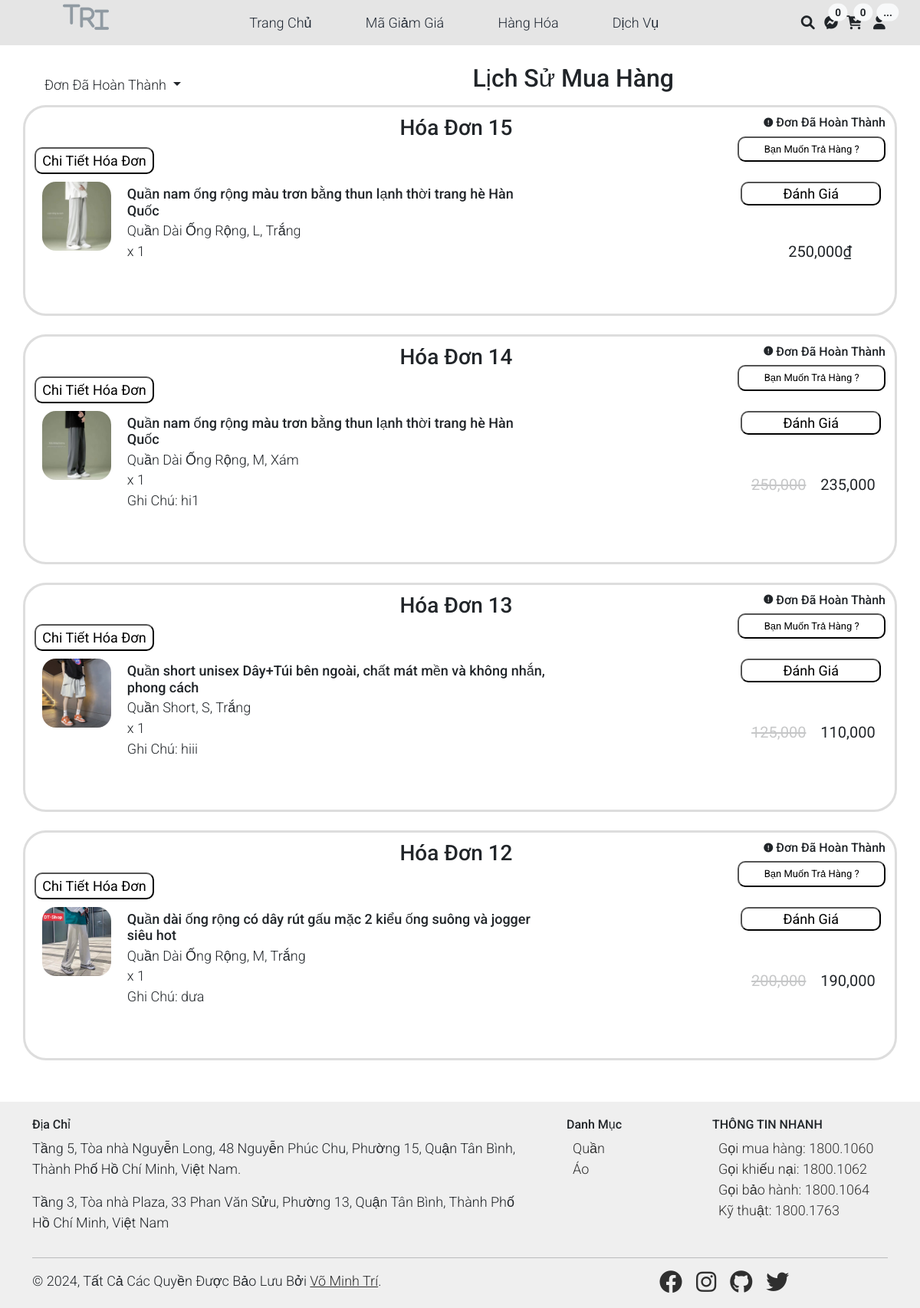
/index.php?action=user&act=trangthai&tt=2 (signed in), run on the app's committed database.
### tables this page shows
CREATE TABLE `hoadon` (
  `masohd` int(11) NOT NULL,
  `makh` int(11) NOT NULL,
  `ngaydat` date NOT NULL,
  `tongtien` int(11) NOT NULL,
  `tienship` float NOT NULL,
  `vouchership` float NOT NULL,
  `voucherhanghoa` float NOT NULL,
  `ghichu` varchar(120) NOT NULL,
  `tenkh` varchar(110) NOT NULL,
  `diachi` text NOT NULL,
  `sodienthoai` varchar(110) NOT NULL
);

### Model/connect.php (called while the page is built, shortened)
<?php
    class connect{
        var $db=null;
        function __construct(){
            $dsn='mysql:host=localhost;dbname=shopdo';
            $user='root';
            $pass='';
            try {
                $this->db=new PDO($dsn,$user,$pass,array(PDO::MYSQL_ATTR_INIT_COMMAND=>'SET NAMES utf8'));
            } catch (\Throwable $th) {
                echo "Kết nối không thành công";
                echo $th;
            }
        }
        function getList($select){
            $result=$this->db->query($select);
            return $result;
        }
        function getInstance($select){
            $results=$this->db->query($select);
            $result=$results->fetch();
            return $result;
        }
    }
?>

### Model/user.php (called while the page is built, shortened)
<?php
class user
{
    function selectLoaiDon($makh, $trangthai)
    {
        $db = new connect();
        $select = "select distinct * from hoadon a, cthoadon b where a.masohd=b.masohd and b.trangthai=$trangthai and a.makh=$makh order by a.masohd desc";
        $result = $db->getList($select);
        return $result;
    }
    function selectTinNhanChuaXem($makh)
    {
        $db = new connect();
        $select = "select a.*,b.username from tinnhan a, khachhang b where a.makh=b.makh and a.idnv!=0 and a.makh=$makh and daxem=0 order by a.idtinnhan asc";
        $result = $db->getList($select);
        return $result;
    }
}

### Model/giohang.php (called while the page is built, shortened)
<?php
class giohang
{
    function getGioHang($makh)
    {
        $db = new connect();
        $select = "SELECT DISTINCT
                    a.mahh,
                    a.soluongmua,
                    a.idsize,
                    a.idmau,
                    b.tenhh,
                    c.dongia,
                    c.giamgia,
                    c.hinh,
                    c.soluongton,
                    d.mausac,
                    s.size
                FROM
                    giohang a
                    INNER JOIN hanghoa b ON a.mahh = b.mahh
                    INNER JOIN cthanghoa c ON a.mahh = c.idhanghoa AND a.idsize = c.idsize and c.hienthi=0 AND a.idmau = c.idmau
                    INNER JOIN khachhang e ON a.makh = e.makh
                    INNER JOIN mausac d ON a.idmau = d.idmau
                    INNER JOIN sizegiay s ON a.idsize = s.idsize
                WHERE
                    a.makh = $makh
                ORDER BY
                    a.mahh,
                    a.idsize;
                ";
        $result = $db->getList($select);
        return $result;
    }
}

### Model/hanghoa.php (called while the page is built, shortened)
<?php
class hanghoa
{
    function GetHangHoaDanhGia($id, $makh)
    {
        $db = new connect();
        $select = "select distinct * from hoadon a, cthoadon b, khachhang c, comment d WHERE a.masohd = b.masohd and d.idkh=c.makh and d.idhanghoa=b.mahh and c.makh=$makh and b.mahh = $id";
        $result = $db->getInstance($select);
        return $result;
    }
}

### View/headder.php (the view, shortened to what this page needs)
<nav class="navbar navbar-expand-lg navbar-light sticky-top">
    <div class="container d-flex justify-content-between align-items-center">
        <a class="nav-icon position-relative text-decoration-none" href="index.php?action=dichvu">
            <ul class="chudau h1">
                <li class="bachudau"><i class="fa-sharp fa-solid fa-t fa-sm"></i></li>
                <li class="bachudau"><i class="fa-sharp fa-solid fa-r fa-lg"></i></li>
                <li class="bachudau"><i class="fa-sharp fa-solid fa-i fa-2xl"></i></li>
            </ul>
        </a>
        <div class="align-self-center collapse navbar-collapse flex-fill  d-lg-flex justify-content-lg-between" id="templatemo_main_nav">
            <div class="flex-fill">
                <ul class="nav navbar-nav d-flex justify-content-between mx-lg-auto">
                    <li class="nav-item">
                        <a class="nav-link" href="index.php?action=home">Trang Chủ</a>
                    </li>
                    <li class="nav-item">
                        <a class="nav-link" href="index.php?action=voucher">Mã Giảm Giá</a>
                    </li>
                    <li class="nav-item">
                        <a class="nav-link" href="index.php?action=sanpham&act=sanpham">Hàng Hóa </a>
                    </li>
                    <li class="nav-item">
                        <a class="nav-link" href="index.php?action=dichvu">Dịch Vụ</a>
                    </li>
                </ul>
            </div>
            <div class="navbar align-self-center d-flex">
                <form action="index.php?action=sanpham&act=timkiem" method="post">
                    <a class="icon-container">
                        <i class="fa fa-fw fa-search text-dark icon material-icons"></i>
                    </a>
                </form>
                <a class="icon-container" href="index.php?action=tinnhan&act=tinnhan">
                    <i class="fa-brands fa-facebook-messenger text-dark"></i>
                    <span class="position-absolute top-0 left-100 translate-middle badge rounded-pill bg-light text-dark">
                        <?php
                        $kh = new user();
                        if (isset($_SESSION['makh'])) {
                            $makh = $_SESSION['makh'];
                        } else {
                            $makh = 0;
                        }
                        $a = $kh->selectTinNhanChuaXem($makh)->rowCount();
                        echo $a != 0 ? $a : '0'
                        ?>
                    </span>
                </a>
                <a class="nav-icon position-relative text-decoration-none" href="index.php?action=giohang">
                    <i class="fa fa-fw fa-cart-arrow-down text-dark"></i>
                    <span class="position-absolute top-0 left-100 translate-middle badge rounded-pill bg-light text-dark">
                        <?php
                        if (isset($_SESSION['makh'])) {
                            $gh = new giohang();
                            $giohang = $gh->getGioHang($_SESSION['makh'])->rowcount();
                            echo $giohang;
                        } else {
                            echo 0;
                        }
                        ?>
                    </span>
                </a>
                <div class="yt-spec-button-shape-next__icon" aria-hidden="true">
                    <i class="fa fa-fw fa-user text-dark"></i>
                    <span class="position-absolute left-10 translate-middle badge rounded-pill bg-light text-dark">...</span>
                </div>
            </div>
        </div>
    </div>
</nav>

### View/lichsumuahang.php (shortened to what this page needs)
<?php
if (isset($_SESSION['masohd']) && !empty($_SESSION['masohd']) && $_SESSION['masohd'] != 0) {
    $kh = new user();
    if (isset($_GET['act']) && $_GET['act'] == 'trangthai') {
        $lsmuahang = $kh->selectLoaiDon($_SESSION['makh'], $_GET['tt']);
        $tong = $kh->selectLoaiDon($_SESSION['makh'], $_GET['tt'])->rowCount();
    } else {
        $lsmuahang = $kh->LichSuMuaHang($_SESSION['makh']);
        $tong = 1;
    }
    $previous_masohd = null;
    $firstItem = true;
    $firstOrder = true;
    $trangthai = '';
?>
    <div class="d-flex align-items-center mt-4">
        <div class="col-3">
            <div class="nav-item dropdown text-start col-7">
                <a class="nav-link dropdown-toggle text-dark" href="#" id="dropdownId" data-toggle="dropdown" aria-haspopup="true" aria-expanded="false">
                    <?php
                    echo isset($_GET['tt']) ? ($_GET['tt'] == 0 ? 'Đơn Chờ Xác Nhận' : ($_GET['tt'] == 1 ? 'Đơn Đang Được Giao' : ($_GET['tt'] == 2 ? 'Đơn Đã Hoàn Thành' : ($_GET['tt'] == 3 ? 'Đơn Đã Bị Hủy' : ($_GET['tt'] == 4 ? 'Đợi Đổi/Trả Hàng' : 'Đổi Trả Hàng Thành Công'))))) : 'Danh Sách';
                    ?>
                </a>
            </div>
        </div>
        <div class="col-6 text-end">
            <h2 class=" mb-3 text-xxl-center">Lịch Sử Mua Hàng</h2>
        </div>
    </div>
    <?php
    if ($tong > 0) {
        while ($set = $lsmuahang->fetch()) :
            if ($set['trangthai'] == 2) {
                $trangthai = 'Đơn Đã Hoàn Thành';
            }
            if ($set['masohd'] !== $previous_masohd) {
                if (!$firstItem && !$firstOrder) {
                    echo '
                    </div>';
                }
                if (!$firstOrder) {
                    echo '    <div class="mt-4 text-end">
                    </div>
                    </div>';
                }
    ?>
                <div class="order-container mb-4 hoverlist">
                    <div class="d-flex">
                        <div class="col-7 pe-4">
                            <div class="col-12">
                                <h3 class="text-end"> Hóa Đơn <?php echo $set['masohd']; ?></h3>
                            </div>
                            <div class="col-12">
                                <form action="index.php?action=user&act=lichsuchitiet" method="post">
                                    <button class=" rounded-10px col-3 chitietdon p-05" type="submit">Chi Tiết Hóa Đơn</button>
                                </form>
                            </div>
                        </div>
                        <div class="col-5">
                            <div>
                                <h6 class="text-end"><i class="fa-solid fa-circle-exclamation fa-xs"> </i> <?php echo $trangthai; ?></h6>
                                <div class="text-end">
                                    <?php
                                    if ($set['trangthai'] == 2) {
                                    ?>
                                        <a href="index.php?action=user&act=trahang&masohd=<?php echo $set['masohd']; ?>" class="col-6 fs13 user">
                                            <button class="col-5 xacnhandon rounded-10px" type="button">
                                                Bạn Muốn Trả Hàng ?
                                            </button>
                                        </a> <?php } ?>
                                </div>
                            </div>
                        </div>
                    </div>
                <?php
                echo '<div class="order-item"> ';
                $firstItem = true;
                $firstOrder = false;
            }
                ?>
                <div class="item-image col-1">
                    <img src="Content/imagetourdien/<?php echo $set['hinh']; ?>" alt="Product Image" class="rounded-20">
                </div>
                <div class="item-details col-6">
                    <h3 class="item-name"><?php echo $set['tenhh'] ?>
                        <p class="item-name"> <?php echo $set['loai'] ?>, <?php echo $set['size'] ?>, <?php echo $set['mausac'] ?></p>
                        <p class="item-quantity">x <?php echo $set['soluongmua'] ?></p>
                        <?php if ($set['ghichu'] != null && $set['ghichu'] != 0) { ?>
                            <p class="item-quantity">Ghi Chú: <?php echo $set['ghichu'] ?></p>
                        <?php } ?>
                </div>
                <div class="col-5 text-end">
                    <div class="me-3">
                        <?php
                        $hh = new hanghoa();
                        $ls = $hh->GetHangHoaDanhGia($set['mahh'], $_SESSION['makh']);
                        if (($set['trangthai'] == 2 || $set['trangthai'] == 5) && $ls < 1) {
                        ?>
                            <a href="index.php?action=sanpham&act=sanphamchitiet&id=<?php echo $set['mahh']; ?>&actt=danhgia"><button class="xacnhandon rounded-10px col-5 p-0 ">Đánh Giá</button></a>
                        <?php } ?>
                    </div>
                    <div class="mt-5">
                        <?php
                        if ($set['giamgia'] > 0) {
                        ?>
                            <div class="d-flex text-end">
                                <h5 class="item-price col-9 text-end fw-normal opacity-25"> <strike> <?php echo number_format($set['dongia']); ?></strike> </h5>
                                <h5 class="item-price col-3 text-start offset-05 fw-normal"> <?php echo number_format($set['giamgia']); ?></h5>
                            </div>
                        <?php
                        } else {
                        ?>
                            <div class="col-11 text-end">
                                <h5 class="item-price fw-normal me-3"><?php echo number_format($set['dongia']); ?>₫</h5>
                            </div>
                        <?php
                        }
                        ?>
                    </div>
                </div>
                <?php
                $firstItem = false;
                $previous_masohd = $set['masohd'];
                ?>
            <?php
        endwhile;
        echo ' </div> ';
        echo '   <div class="mt-4 text-end">
    </div>
    </div> ';
    } else {        ?>
            <div class="text-center mt-7 mb-7">
                <h1 class="text-center text-d9d9d9">không có gì ở đây</h1>
            </div>
        <?php } ?>
    <?php
} else {
    echo '<script> alert("Chưa Có Hóa Đơn Cũ");</script>';
    echo '<meta http-equiv="refresh" content="0;url=./index.php?action=home"/>';
}
    ?>

### Content/CSS/templatemo.css (style rules this page uses)
.scrollwidthnone { scrollbar-width: none; }
.hoverlist { transition: background 0.6s ease; }
.chitietdon { color: black; background: white; border-radius: 20px; padding: 5px 0px; transition: background 0.6s ease, color 0.6s ease; }
.xacnhandon { color: black; background: white; border-radius: 20px; padding: 5px 0px; transition: background 0.6s ease, color 0.6s ease; }
.navbar { position: relative; }
.chudau { display: flex; }
.chudau .bachudau { list-style: none; }
.icon-container { position: relative; display: inline-block; margin-right: 10px; }
.icon { cursor: pointer; }
.fa-sharp.fa-solid { font-size: 30px; color: #909aa2; }
img { max-width: 100%; }
body { font-family: Arial, sans-serif; margin: 0; }
.order-container { margin: 0 auto; border: 3px solid #ddd; border-radius: 30px; padding: 10px 30px 30px 30px; }
.order-item { display: flex; padding: 10px; }
.item-image img { max-width: 90px; max-height: 100px; }
.item-details { margin-left: 20px; }
.item-name { font-size: 18px; margin: 5px 0; }
.item-price, .item-quantity, .item-total { margin: 5px 0; }
body, ul, li, p, a, label, input, div { font-family: "Roboto", sans-serif; font-size: 18px !important; font-weight: 300 !important; }
.h1 { font-family: "Roboto", sans-serif; font-size: 48px !important; font-weight: 200 !important; }
.bg-light { background-color: #e9eef5 !important; }
#templatemo_main_nav a { color: #212934; }
#templatemo_main_nav .navbar .nav-icon { margin-right: 10px; }
@media (min-width: 768px) { #templatemo_main_nav .navbar-nav { max-width: 450px; } }
@media (min-width: 992px) { #templatemo_main_nav .navbar-nav { max-width: 550px; } }

### Content/CSS/style.css (style rules this page uses)
a { text-decoration: none; -webkit-transition: 0.3s all ease; -o-transition: 0.3s all ease; transition: 0.3s all ease; color: #2f2f2f; text-decoration: underline; }

### data on the page
hoadon: masohd "15", trangthai "Đơn Đã Hoàn Thành", shows a picture, tenhh "Quần nam ống rộng màu trơn bằng thun lạnh thời trang hè Hàn Quốc", loai "Quần Dài Ống Rộng", size "L", mausac "Trắng", soluongmua "1", dongia "250,000"
hoadon: masohd "14", trangthai "Đơn Đã Hoàn Thành", shows a picture, tenhh "Quần nam ống rộng màu trơn bằng thun lạnh thời trang hè Hàn Quốc", loai "Quần Dài Ống Rộng", size "M", mausac "Xám", soluongmua "1", ghichu "hi1", dongia "250,000", giamgia "235,000"
hoadon: masohd "13", trangthai "Đơn Đã Hoàn Thành", shows a picture, tenhh "Quần short unisex Dây+Túi bên ngoài, chất mát mền và không nhắn, phong cách", loai "Quần Short", size "S", mausac "Trắng", soluongmua "1", ghichu "hiii", dongia "125,000", giamgia "110,000"
hoadon: masohd "12", trangthai "Đơn Đã Hoàn Thành", shows a picture, tenhh "Quần dài ống rộng có dây rút gấu mặc 2 kiểu ống suông và jogger siêu hot", loai "Quần Dài Ống Rộng", size "M", mausac "Trắng", soluongmua "1", ghichu "dưa", dongia "200,000", giamgia "190,000"

### other printed values
$giohang "0"
